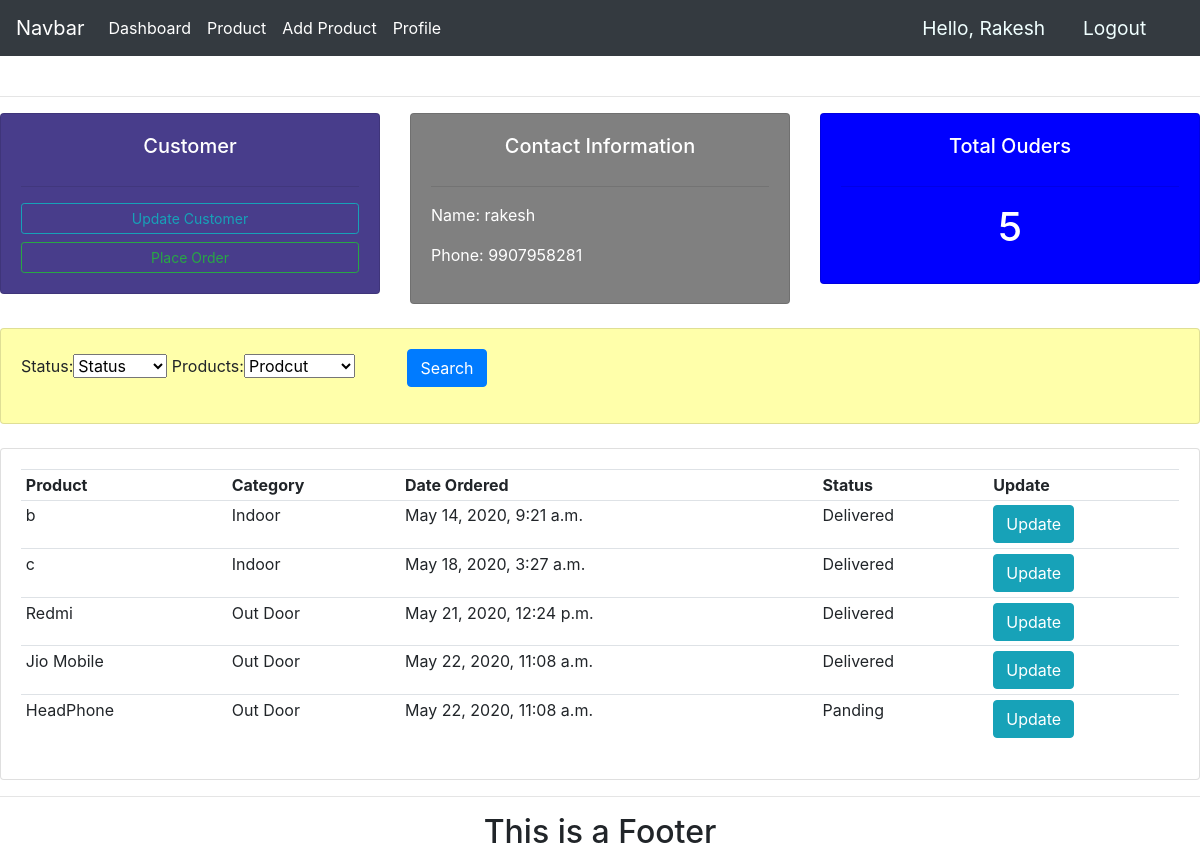
/seller/customer_detail/6 (signed in), run on the app's committed database.
### accounts/models.py (models this page shows)
class MyProfile(models.Model):
    type = (('customer','customer'),('seller','seller'))
    ge = (('male','Male'),('female','Female'))
    user = models.OneToOneField(to=User, on_delete=models.CASCADE)
    name = models.CharField(max_length=100,validators=[validator.name])
    gender = models.CharField(max_length=100,choices=ge)
    phone = models.CharField(max_length=100,validators=[validator.phone])
    register_type = models.CharField(max_length=100,choices=type)
    profile_pic = models.ImageField(default='facebook.jpg', upload_to='profile_pic/', null=True, blank=True)
    cr_date = models.DateTimeField(auto_now_add=True)
    def __str__(self):
        return self.name

### customer/models.py (models this page shows, shortened)
class OrderItem(models.Model):
    status = (('Panding','Panding'),('Delivered','Delivered'))
    product = models.ForeignKey(Product,on_delete=models.CASCADE)
    order = models.ForeignKey(Orders, on_delete=models.CASCADE)
    status = models.CharField(max_length=50,choices=status,default='Panding')
    quantity = models.IntegerField(default=0)
    cr_date = models.DateTimeField(auto_now_add=True)

### seller/models.py (models this page shows, shortened)
class Product(models.Model):
    Category = (('Indoor','Indoor'),('Out Door','Out Door'))
    seller = models.ForeignKey(to=MyProfile,on_delete=models.CASCADE)
    name = models.CharField(max_length=200)
    price = models.FloatField()
    Category = models.CharField(max_length=100,choices = Category)
    description = models.TextField()
    image = models.ImageField(upload_to='product/')
    cr_date = models.DateTimeField(auto_now_add=True)
    tag = models.ManyToManyField(Tag)
    slug = models.SlugField(null=True,unique=True)
    product_status = models.BooleanField(default=True)

### accounts/decoratoer.py (the view)
        def wrapper_func(req, *args, **kwargs):
            group =None
            if req.user.groups.exists():
                group=req.user.groups.all()[0].name
                if group in allowed_roles:
                    return view_func(req, *args, **kwargs)
                else:
                    return HttpResponse('You are note authorized to access this page')

### seller/form.py
class searchForm(forms.Form):
    Status = (('Status','Status'),('Panding','Panding'),('Delivered','Delivered'))
    try:
        product = Product.objects.all()
        pro = (('Product','Prodcut'),)
        for p in product:
            pro= pro+((str(p),str(p)),)
        status = forms.ChoiceField(choices=Status,required=False,initial='None')
        products = forms.ChoiceField(choices = pro,required=False,initial='None')
    except:
        pass

### accounts/decoratoer.py (called while the page is built)
def  allowed_user(allowed_roles=[]):
    def decorator(view_func):
        def wrapper_func(req, *args, **kwargs):
            group =None
            if req.user.groups.exists():
                group=req.user.groups.all()[0].name
                if group in allowed_roles:
                    return view_func(req, *args, **kwargs)
                else:
                    return HttpResponse('You are note authorized to access this page')
        return wrapper_func
    return decorator

### accounts/templatetags/account_extras.py (called while the page is built)
@register.filter(name='has_group')
def has_group(user, group_name):
    group = Group.objects.get(name=group_name)
    try:
        if group in user.groups.all():
            print('True')
            return True
    except:
        return False

### customer/models.py (called while the page is built)
    def __str__(self):
        return str(self.transiction_id)

### seller/views.py (called while the page is built)
@login_required(login_url='login')
@allowed_user(['seller','admin'])
def customer(req,pk):
    search_form = searchForm()
    customer = MyProfile.objects.get(id=pk)
    order = Orders.objects.filter(customer=customer,complete=True)
    total_order = 0
    print('ord',order)
    item_list = []
    for i in order:
        total_order += i.orderitem_set.all().count()
        item_list.append(i.orderitem_set.all())
    print('item',item_list)
    context = {'customer':customer,'search_form':search_form,'order':item_list,'total_order':total_order}
    return render(req,'seller/customer.html',context)

### seller/templates/seller/customer.html (shortened to what this page needs)
{% extends 'accounts/base.html' %} {% block body %}
<br>
<hr>
<div class="row">
    <div class="col-md text-white">
        <div class="card card-body" style="background-color:darkslateblue;">
            <h5 class="card-title text-center">Customer</h5>
            <hr>
            <a class="btn btn-outline-info btn-sm btn-block" href="#"> Update Customer</a>
            <a class="btn btn-outline-success btn-sm btn-block" href="#"> Place Order </a>
        </div>
    </div>
    <div class="col-md text-white">
        <div class="card card-body " style="background-color: grey;">
            <h5 class="card-title text-center">Contact Information</h5>
            <hr>
            <p>Name:       {{customer.name}} </p>
            <p>Phone:      {{customer.phone}} </p>
        </div>
    </div>
    <div class="col-md  text-white" >
        <div class="card card-body" style="background-color: blue">
            <h5 class="card-title text-center">Total Ouders</h5>
            <hr>
            <h1 class="card-title text-center">{{total_order}}</h1>
        </div>
    </div>
</div>
<br>
<div class="row">
    <div class="col">
        <div class="card card-body" style="background-color: rgb(255, 255, 170);">
            <form id="search" action="{% url 'search' customer.id %}" method="POST">
                {{search_form}}
                <button class="btn btn-primary mx-5" type="submit">Search</button>
            </form>
        </div>
    </div>
</div>
<br>
<div class="row">
    <div class="col-md">
        <div class="card card-body" id="search_p">
            <table class="table table-sm" id="product_d">
                <tr>
                    <th>Product</th>
                    <th>Category</th>
                    <th>Date Ordered</th>
                    <th>Status</th>
                    <th>Update</th>
                </tr>
                {% for o in order %}
                {% for i in o %}
                <tr>
                    <td>{{i.product.name}}</td>
                    <td>{{i.product.Category}}</td>
                    <td>{{i.cr_date}}</td>
                    <td>{{i.status}}</td>
                    <td><a class="btn btn-info" href="{% url 'update_order' i.id %}">Update</a></td>
                </tr>
                {% endfor %}
                {% endfor %}
            </table>
        </div>
    </div>
</div>
{% endblock %}

### accounts/templates/accounts/navbar.html (shortened to what this page needs)
  {% load static %}
  {% load account_extras %}
  <nav class="navbar navbar-expand-lg navbar-dark bg-dark sticky-top">
    <a class="navbar-brand" href="#">Navbar</a>
    <div class="collapse navbar-collapse" id="navbarNav">
      <ul class="navbar-nav mr-auto">
      {% if request.user.is_authenticated %}
        {% if request.user.is_staff or request.user|has_group:"seller" %}
            <li class="nav-item active">
              <a class="nav-link" href="{% url 'seller_dashboard' %}"> Dashboard </a>
            </li>
            <li class="nav-item active">
              <a class="nav-link" href="{% url 'product' %}">Product</a>
            </li>
            <li class="nav-item active">
              <a class="nav-link" href="{% url 'add_product' %}">Add Product</a>
            </li>
          {% endif %}
      <li class="nav-item active">
        <a class="nav-link" href="{% url 'accounts_settings' %}">Profile</a>
      </li>
      {% endif %}
          </ul>
        <ul class="navbar-nav ml-auto">
      {% if request.user.is_authenticated%}
          <span class="hello-mgs">Hello, {{request.user.myprofile}}</span>
          <span><a class="hello-mgs" href="{% url 'logout' %}">Logout</a></span>
     {% endif%}
  </nav>

### static/css/main.css (style rules this page uses)
body { background-color:white }

### accounts/templates/accounts/navbar.html (style rules this page uses)
.hello-mgs { font-size: larger; color: azure; margin-right: 1cm; }

### data on the page
MyProfile: name "rakesh", phone "9907958281"
OrderItem: product.name "b", product.Category "Indoor", cr_date "May 14, 2020, 9:21 a.m.", status "Delivered"
OrderItem: product.name "c", product.Category "Indoor", cr_date "May 18, 2020, 3:27 a.m.", status "Delivered"
OrderItem: product.name "Redmi", product.Category "Out Door", cr_date "May 21, 2020, 12:24 p.m.", status "Delivered"
OrderItem: product.name "Jio Mobile", product.Category "Out Door", cr_date "May 22, 2020, 11:08 a.m.", status "Delivered"
OrderItem: product.name "HeadPhone", product.Category "Out Door", cr_date "May 22, 2020, 11:08 a.m.", status "Panding"

### other printed values
{{ request.user.myprofile }} "Rakesh"
{{ total_order }} "5"
